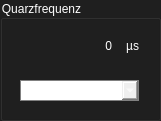
   <widget class="QGroupBox" name="groupBox_14">
    <property name="geometry">
     <rect>
      <x>1350</x>
      <y>310</y>
      <width>161</width>
      <height>121</height>
     </rect>
    </property>
    <property name="styleSheet">
     <string notr="true">QGroupBox {
	color : white;
	background-color: rgb(31, 31, 31);
}</string>
    </property>
    <property name="title">
     <string>Quarzfrequenz</string>
    </property>
    <widget class="QComboBox" name="comboBox_2">
     <property name="geometry">
      <rect>
       <x>20</x>
       <y>80</y>
       <width>119</width>
       <height>21</height>
      </rect>
     </property>
     <property name="minimumSize">
      <size>
       <width>0</width>
       <height>21</height>
      </size>
     </property>
     <property name="maximumSize">
      <size>
       <width>16777215</width>
       <height>21</height>
      </size>
     </property>
     <property name="font">
      <font>
       <family>Arial</family>
       <pointsize>8</pointsize>
      </font>
     </property>
     <property name="styleSheet">
      <string notr="true">QComboBox{
color:white;  
 border: 1px solid gray;
}
</string>
     </property>
     <property name="maxVisibleItems">
      <number>10</number>
     </property>
    </widget>
    <widget class="QWidget" name="horizontalLayoutWidget_2">
     <property name="geometry">
      <rect>
       <x>21</x>
       <y>30</y>
       <width>121</width>
       <height>31</height>
      </rect>
     </property>
     <layout class="QHBoxLayout" name="horizontalLayout_3">
      <item>
       <widget class="QLabel" name="label_121">
        <property name="sizePolicy">
         <sizepolicy hsizetype="Fixed" vsizetype="Fixed">
          <horstretch>0</horstretch>
          <verstretch>0</verstretch>
         </sizepolicy>
        </property>
        <property name="minimumSize">
         <size>
          <width>90</width>
          <height>25</height>
         </size>
        </property>
        <property name="maximumSize">
         <size>
          <width>90</width>
          <height>25</height>
         </size>
        </property>
        <property name="layoutDirection">
         <enum>Qt::LeftToRight</enum>
        </property>
        <property name="styleSheet">
         <string notr="true">
color: white; 
</string>
        </property>
        <property name="text">
         <string>0</string>
        </property>
        <property name="alignment">
         <set>Qt::AlignRight|Qt::AlignTrailing|Qt::AlignVCenter</set>
        </property>
       </widget>
      </item>
      <item>
       <widget class="QLabel" name="label_139">
        <property name="sizePolicy">
         <sizepolicy hsizetype="Fixed" vsizetype="Fixed">
          <horstretch>0</horstretch>
          <verstretch>0</verstretch>
         </sizepolicy>
        </property>
        <property name="minimumSize">
         <size>
          <width>20</width>
          <height>25</height>
         </size>
        </property>
        <property name="maximumSize">
         <size>
          <width>20</width>
          <height>25</height>
         </size>
        </property>
        <property name="layoutDirection">
         <enum>Qt::LeftToRight</enum>
        </property>
        <property name="styleSheet">
         <string notr="true">
color: white; 
</string>
        </property>
        <property name="text">
         <string>µs</string>
        </property>
        <property name="alignment">
         <set>Qt::AlignRight|Qt::AlignTrailing|Qt::AlignVCenter</set>
        </property>
       </widget>
      </item>
     </layout>
    </widget>
    <zorder>horizontalLayoutWidget_2</zorder>
    <zorder>comboBox_2</zorder>
   </widget>
